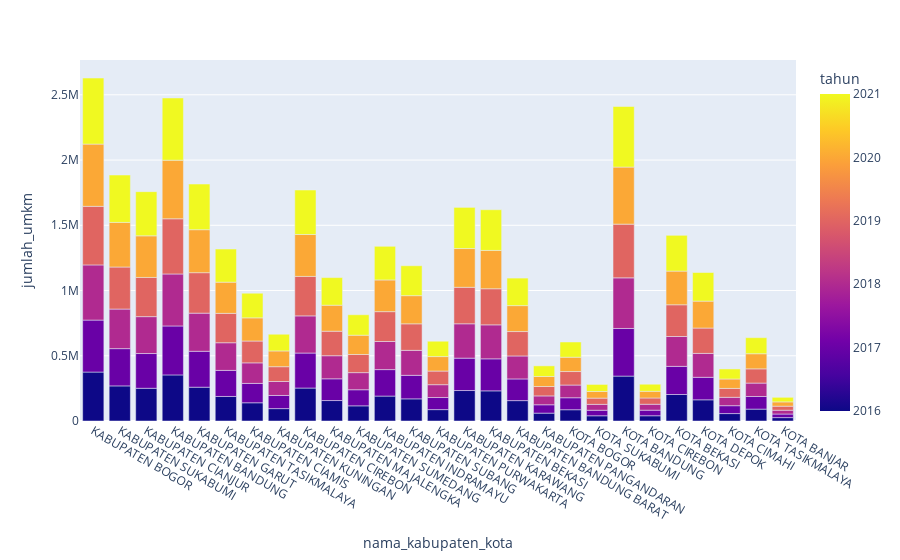

Notebook code for this chart:
### Markdown cell above
### **Nama Kabupaten dan Kota manakah yang memiliki Jumlah UMKM terbanyak dalam setiap tahunnya?**

### Code cell
bivariate_visualization_bar(
    data=data,
    x=data['nama_kabupaten_kota'],
    y=data['jumlah_umkm'],
    color=data['tahun']
)

### Figure 1 — Plotly figure (JSON) as saved in the notebook; plotly's stock layout.template omitted (floating-point values rounded to 4 significant figures; data arrays with more than 128 entries replaced by an {"elided": "..."} marker saying what was removed)
{"data": [{"alignmentgroup": "True", "hovertemplate": "nama_kabupaten_kota=%{x}<br>jumlah_umkm=%{y}<br>tahun=%{marker.color}<extra></extra>", "legendgroup": "", "marker": {"color": {"elided": "162 int values"}, "coloraxis": "coloraxis", "pattern": {"shape": ""}}, "name": "", "offsetgroup": "", "orientation": "v", "showlegend": false, "textposition": "auto", "type": "bar", "x": {"elided": "162 str values"}, "xaxis": "x", "y": {"elided": "162 int values"}, "yaxis": "y"}], "layout": {"autosize": true, "barmode": "relative", "coloraxis": {"colorbar": {"title": {"text": "tahun"}}, "colorscale": [[0, "#0d0887"], [0.1111, "#46039f"], [0.2222, "#7201a8"], [0.3333, "#9c179e"], [0.4444, "#bd3786"], [0.5556, "#d8576b"], [0.6667, "#ed7953"], [0.7778, "#fb9f3a"], [0.8889, "#fdca26"], [1, "#f0f921"]]}, "legend": {"tracegroupgap": 0}, "margin": {"t": 60}, "xaxis": {"anchor": "y", "autorange": true, "domain": [0, 1], "range": [-0.5, 26.5], "title": {"text": "nama_kabupaten_kota"}, "type": "category"}, "yaxis": {"anchor": "x", "autorange": true, "domain": [0, 1], "range": [0, 2767000.0], "title": {"text": "jumlah_umkm"}, "type": "linear"}}}
